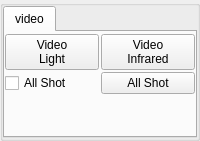
          <widget class="QGroupBox" name="groupBox_DY54_Bottom_Left_Oper">
           <property name="title">
            <string/>
           </property>
           <layout class="QHBoxLayout" name="horizontalLayout">
            <property name="spacing">
             <number>0</number>
            </property>
            <property name="leftMargin">
             <number>0</number>
            </property>
            <property name="topMargin">
             <number>0</number>
            </property>
            <property name="rightMargin">
             <number>0</number>
            </property>
            <property name="bottomMargin">
             <number>0</number>
            </property>
            <item>
             <widget class="QTabWidget" name="tabWidget_DY54_Bottom_Left_Oper">
              <property name="layoutDirection">
               <enum>Qt::LeftToRight</enum>
              </property>
              <property name="tabPosition">
               <enum>QTabWidget::North</enum>
              </property>
              <property name="currentIndex">
               <number>0</number>
              </property>
              <widget class="QWidget" name="tab_tabWidget_DY54_Bottom_Left_Oper_Video">
               <attribute name="title">
                <string>video</string>
               </attribute>
               <layout class="QVBoxLayout" name="verticalLayout_5">
                <property name="leftMargin">
                 <number>0</number>
                </property>
                <property name="topMargin">
                 <number>0</number>
                </property>
                <property name="rightMargin">
                 <number>0</number>
                </property>
                <property name="bottomMargin">
                 <number>0</number>
                </property>
                <item>
                 <widget class="QWidget" name="widget_DY54_Bottom_Left_Oper_Video" native="true">
                  <layout class="QGridLayout" name="gridLayout">
                   <property name="leftMargin">
                    <number>0</number>
                   </property>
                   <property name="topMargin">
                    <number>2</number>
                   </property>
                   <property name="rightMargin">
                    <number>0</number>
                   </property>
                   <property name="bottomMargin">
                    <number>0</number>
                   </property>
                   <property name="spacing">
                    <number>2</number>
                   </property>
                   <item row="1" column="0">
                    <widget class="QCheckBox" name="checkBox_DY54_LEFT_All_Shot">
                     <property name="text">
                      <string>All Shot</string>
                     </property>
                    </widget>
                   </item>
                   <item row="0" column="0">
                    <widget class="QPushButton" name="pushButton_DY54_LEFT_Video_Light">
                     <property name="text">
                      <string>Video
Light</string>
                     </property>
                    </widget>
                   </item>
                   <item row="1" column="1">
                    <widget class="QPushButton" name="pushButton_DY54_LEFT_All_Shot">
                     <property name="text">
                      <string>All Shot</string>
                     </property>
                    </widget>
                   </item>
                   <item row="0" column="1">
                    <widget class="QPushButton" name="pushButton_DY54_LEFT_Video_Infrared">
                     <property name="text">
                      <string>Video 
Infrared</string>
                     </property>
                    </widget>
                   </item>
                   <item row="2" column="0">
                    <spacer name="verticalSpacer">
                     <property name="orientation">
                      <enum>Qt::Vertical</enum>
                     </property>
                     <property name="sizeHint" stdset="0">
                      <size>
                       <width>20</width>
                       <height>40</height>
                      </size>
                     </property>
                    </spacer>
                   </item>
                  </layout>
                 </widget>
                </item>
               </layout>
              </widget>
             </widget>
            </item>
           </layout>
          </widget>
